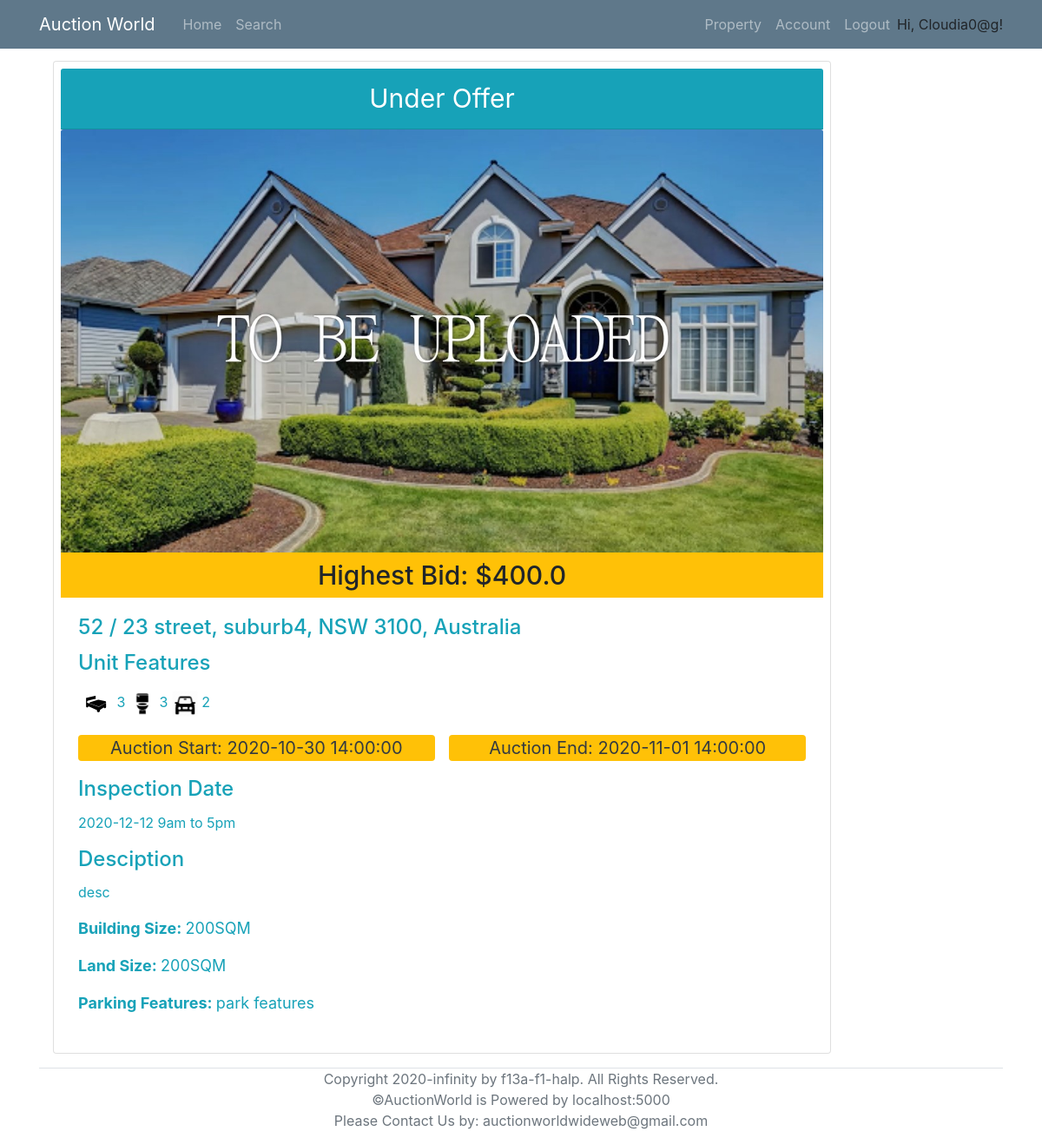
The app's page /viewProperty/5 (signed in), older data.
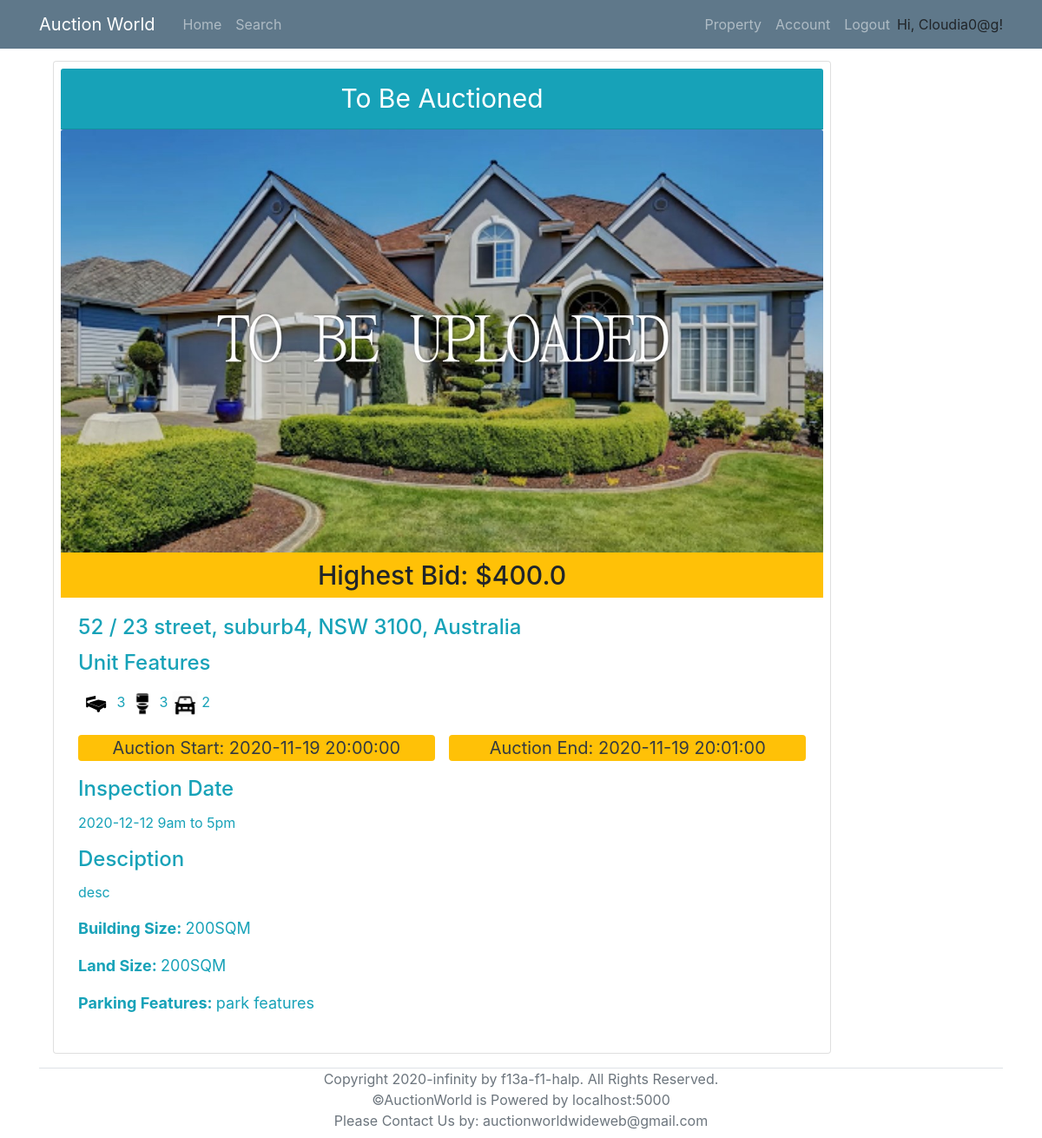
The same page, newer data.
### models.py (models this page shows, shortened)
class AuctionDetails(db.Model):
    __tablename__ = 'AuctionDetails'
    id = db.Column(db.Integer, primary_key=True)
    AuctionStart = db.Column(db.DateTime, nullable=False)
    AuctionEnd = db.Column(db.DateTime, nullable=False)
    ReservePrice = db.Column(db.Float, nullable=False)
    MinBiddingGap = db.Column(db.Float, nullable=False)
    PropertyID = db.Column(db.String, db.ForeignKey('Property.id'), unique=True, nullable=False)
    SellerID = db.Column(db.Integer, db.ForeignKey('User.id'), nullable=False)

### routes.py (the view)
@app.route('/viewProperty/<property_id>', methods=['POST','GET'])
def viewProperty(property_id):
    property_info = Property.query.filter_by(id=property_id).first_or_404()
    seller = User.query.get(property_info.seller)
    auction = AuctionDetails.query.filter_by(PropertyID = property_id).first()
    if auction:
        highestBid = Bid.query.filter_by(AuctionID = auction.id).order_by(desc(Bid.Amount)).first()
        registered = RegisteredAssociation.query.filter_by(PropertyID = property_id, RegisteredBidderID=current_user.id).first()
        if datetime.now() >= auction.AuctionEnd:
            end=True
        else:
            end=False
        if datetime.now() < auction.AuctionStart or datetime.now()>auction.AuctionEnd:
            remainingTime = None
        else:
            remainingTime = humanfriendly.format_timespan(auction.AuctionEnd - datetime.now())
    else:
        highestBid = None
        registered = None
        remainingTime = None
        end=False
    return render_template('viewProperty.html', title='View Property', property=property_info, seller= seller, auction=auction, highestBid=highestBid, registered=registered, remainingTime=remainingTime, end=end)

### models.py (called while the page is built)
@login_manager.user_loader
def load_user(id):
    return User.query.get(id)

### templates/viewProperty.html (shortened to what this page needs)
{% extends "base.html" %}
{% block content %}
<div class="row">
    {% if current_user.id != seller.id %}
        <div class="col-md-8">
            <div class="card p-2 col-md-3.8 mr-2 mb-3">
    {% else %}
        <div class="col-md-10">
            <div class="card p-2 col-md-3.8 ml-3 mr-2 mb-3">
    {% endif %}
                    <div class="card-header text-center bg-info text-white" style="font-size: 30px;">
                        {% if property.status == "auction" %}
                            To Be Auctioned
                        {% elif property.status == "sold" %}
                            Sold
                        {% elif property.status == "Under Offer" %}
                            Under Offer
                        {% endif %}
                    </div>
                    {% if property.photo_collection.count() == 0 %}
						<img class="card-img-top" src="/static/propertyImage/Sample.jpg" alt="Card image cap" >
                    {% endif %}
                    <h6 class="card-subtitle pt-2 pb-2 text-center bg-warning" style="font-size: 30px;" >
                        {% if highestBid:%}
                            Highest Bid: ${{highestBid.Amount}}
                        {% else %}
                            No bids
                        {% endif%}
                    </h6>
                    <div class="card-body text-info">
                        <h4 class="card-title">
                            {% if property.add_unit %}
                                {{property.add_unit}} /
                            {% endif %}
                            {{property.add_num}} {{property.add_name}}, {{property.add_suburb}}, {{property.add_state}} {{property.add_pc}}, Australia
                        </h4>
                        <h4 class="card-title">{{property.property_type}} Features </h4>
                        <p class="card-text">
							<span><img src="/static/icons/bedicon.png" alt="Card image cap" style="width:40px; height: 40px;"> {{property.num_bedrooms}}</span>
							<span><img src="/static/icons/restroom.png" alt="Card image cap" style="width:30px; height: 30px;"> {{property.num_bathrooms}}</span>
                            <span><img src="/static/icons/car.png" alt="Card image cap" style="width:30px; height: 30px;"> {{property.num_parking}}</span> <br>
                        </p>
                        {% if auction.AuctionStart and auction.AuctionEnd %}
                            <p class="text-dark bg-warning rounded pl-2 pr-2 mb-0 text-center" style="width: 49%; float: left; font-size: 20px;"> Auction Start: {{auction.AuctionStart}} </p>
                            <p class="text-dark bg-warning rounded pl-2 pr-2 mb-0 text-center" style="width: 49%; float: right; font-size: 20px;"> Auction End: {{auction.AuctionEnd}} </p> <br><br>
                        {% endif %}
                        <h4 class="card-title">Inspection Date</h4>
                        {% if property.inspection_date %}
                            <p class="card-text">{{property.inspection_date.year}}-{{property.inspection_date.month}}-{{property.inspection_date.day}} 9am to 5pm</p>
                        {% else %}
                            <p class="card-text">The inspection date has not been setted up yet, please wait or you can contact us to make a schedule for you to visit.</p>
                        {% endif %}
                        <h4 class="card-title"> Desciption </h4>
                        <p class="card-text">{{property.description}}</p>
                        <p style="font-size: 18px;"> <strong>Building Size: </strong>{{property.building_size}}SQM</p>
                        <p style="font-size: 18px;"> <strong>Land Size: </strong>{{property.land_size}}SQM</p>
                        <p style="font-size: 18px;"> <strong>Parking Features: </strong>  {{property.parking_features}}</p>
                    </div>
                </div>
    </div>
</div>
{% endblock %}

Row changes from the older to the newer data that the page shows:
changed AuctionDetails: AuctionStart "2020-10-30 14:00:00" → "2020-11-19 20:00:00"; AuctionEnd "2020-11-01 14:00:00" → "2020-11-19 20:01:00"
Text that changed along with them:
text no longer shown: "Under Offer"
text now shown: "To Be Auctioned"
